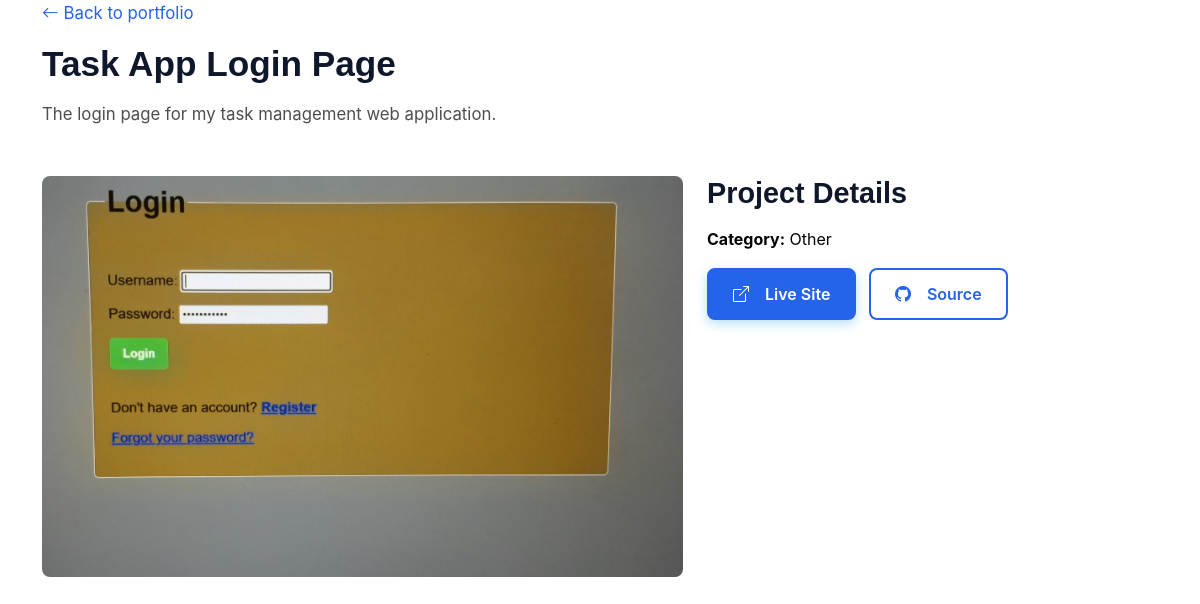
Page /projects/task-app-login-page/ on the committed database.
### myportifolio/models.py (models this page shows, shortened)
class TimestampedModel(models.Model):
    created_at = models.DateTimeField(auto_now_add=True)
    updated_at = models.DateTimeField(auto_now=True)
    class Meta:
        abstract = True

class Project(TimestampedModel):
    CATEGORY_CHOICES = [
        ("app", "App"),
        ("web", "Web"),
        ("branding", "Branding"),
        ("product", "Product"),
        ("other", "Other"),
    ]
    title = models.CharField(max_length=140)
    slug = models.SlugField(max_length=160, unique=True, blank=True)
    category = models.CharField(max_length=30, choices=CATEGORY_CHOICES, default="web")
    short_description = models.CharField(max_length=255)
    description = models.TextField(blank=True)
    image = models.CharField(max_length=255, default="assets/img/portfolio/app-1.jpg")
    project_url = models.URLField(blank=True)
    source_url = models.URLField(blank=True)
    is_featured = models.BooleanField(default=False)
    order = models.PositiveIntegerField(default=0)
    class Meta:
        ordering = ["order", "title"]

### myportifolio/views.py (the view)
# urls.py: path("projects/<slug:slug>/", views.project_detail, name="project_detail"),
def project_detail(request, slug):
    project = get_object_or_404(Project, slug=slug)
    return render(
        request,
        "project_detail.html",
        {"profile": _site_profile(), "project": project},
    )

### myportifolio/views.py (called while the page is built, shortened)
def _site_profile():
    profile = SiteProfile.objects.order_by("-updated_at").first()
    if profile:
        return profile

### myportifolio/templates/project_detail.html (shortened to what this page needs)
{% load static %}
<!DOCTYPE html>
<html lang="en">
<head>
  <link href="{% static 'assets/vendor/bootstrap/css/bootstrap.min.css' %}" rel="stylesheet">
  <link href="{% static 'assets/vendor/bootstrap-icons/bootstrap-icons.css' %}" rel="stylesheet">
  <link href="{% static 'assets/css/main.css' %}" rel="stylesheet">
</head>
<body>
  <main class="main">
    <section class="section">
      <div class="container section-title">
        <p><a href="{% url 'index' %}#portfolio"><i class="bi bi-arrow-left"></i> Back to portfolio</a></p>
        <h2>{{ project.title }}</h2>
        <p>{{ project.short_description }}</p>
      </div>
      <div class="container">
        <div class="row gy-4 align-items-start">
          <div class="col-lg-7">
            <img src="{% static project.image %}" class="project-image" alt="{{ project.title }}">
          </div>
          <div class="col-lg-5">
            <h3>Project Details</h3>
            <p><strong>Category:</strong> {{ project.get_category_display }}</p>
            {% if project.project_url %}<a href="{{ project.project_url }}" class="btn btn-primary me-2"><i class="bi bi-box-arrow-up-right me-2"></i>Live Site</a>{% endif %}
            {% if project.source_url %}<a href="{{ project.source_url }}" class="btn btn-outline-primary"><i class="bi bi-github me-2"></i>Source</a>{% endif %}
          </div>
        </div>
      </div>
    </section>
  </main>
</body>
</html>

### myportifolio/static/assets/css/main.css (style rules this page uses)
:root { --background-color: rgb(255, 255, 255); --surface-color: #ffffff; --default-color-rgb: 3, 3, 2; --heading-color-rgb: 15, 23, 42; --accent-color-rgb: 37, 99, 235; --default-color: #030302; --heading-color: #0f172a; --accent-color: #2563eb; --contrast-color: #ffffff; --shadow-sm: 0 2px 8px rgba(15, 23, 42, 0.08); --shadow-md: 0 6px 18px rgba(15, 23, 42, 0.12); --shadow-lg: 0 10px 30px rgba(15, 23, 42, 0.15); --transition: all 0.3s ease; }
html { scroll-behavior: smooth; }
body { color: var(--default-color); background-color: var(--background-color); font-family: 'Inter', sans-serif; font-size: 16px; line-height: 1.6; }
a { color: var(--accent-color); text-decoration: none; transition: var(--transition); }
h1, h2, h3, h4, h5, h6 { color: var(--heading-color); font-family:'Montserrat', sans-serif; font-weight: 700; margin-bottom: 1rem; line-height: 1.2; }
h2 { font-size: 2.2rem; }
h3 { font-size: 1.8rem; }
.btn { padding: 0.75rem 1.5rem; border-radius: 8px; font-weight: 600; font-size: 1rem; border: 2px solid transparent; transition: var(--transition); display: inline-flex; align-items: center; justify-content: center; gap: 0.5rem; }
.btn-primary { background: var(--accent-color); color: white; border-color: var(--accent-color); box-shadow: 0 4px 12px rgba(20, 157, 221, 0.3); }
.btn-outline-primary { border-color: var(--accent-color); color: var(--accent-color); background: transparent; }
.section-title { text-align: left; margin-bottom: 3rem; }
.section-title h2 { font-size: 2.2rem; margin-bottom: 1rem; position: relative; display: inline-block; }
.section-title p { color: color-mix(in srgb, var(--default-color), transparent 30%); font-size: 1.05rem; }

### myportifolio/templates/project_detail.html (style rules this page uses)
.project-image { border-radius:8px;aspect-ratio:16/10;object-fit:cover;width:100%; }

### rows in the picture
Project: title "Task App Login Page", short_description "The login page for my task management web application.", image (picture), category "Other"
